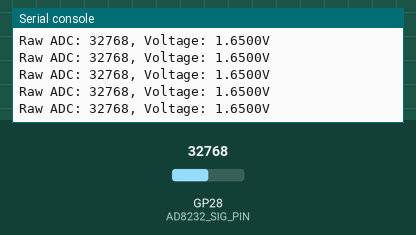
A program run on a simulated Raspberry Pi Pico running MicroPython. Parts: the last lines printed to the serial console. Inputs (shaded band) come from the test bench; at power-on: GP28 (AD8232_SIG_PIN) = 32768 (analog values on the 0–65535 scale).

Above: at 1.2 s.
1.3 s: GP28 (AD8232_SIG_PIN) set to 45874
At 2.3 s:
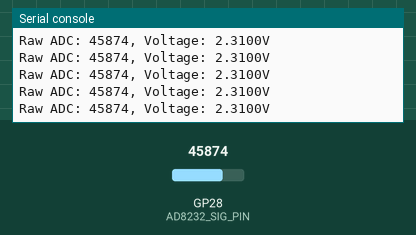
2.8 s: GP28 (AD8232_SIG_PIN) set to 57670
At 3.3 s:
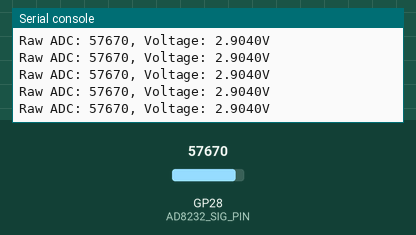
Timing chart, 0 to 5.8 s (numbered marks = the images above; inputs shaded):
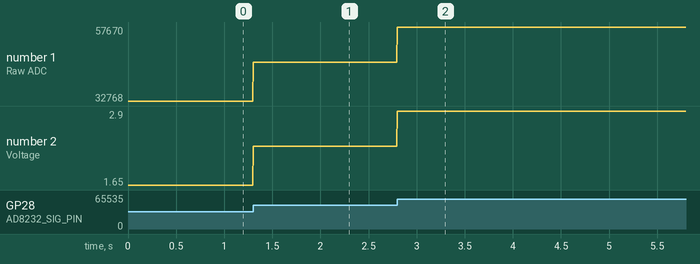

Measured:
- after the input at 1.3 s, the serial console: prints a new line at once (image 1)
- after the input at 2.8 s, the serial console: prints a new line at once (image 2)
- plotted number 1: 32768 → 45874 after the input at 1.3 s, 45874 → 57670 after the input at 2.8 s
- plotted number 2: 1.65 → 2.31 after the input at 1.3 s, 2.31 → 2.9 after the input at 2.8 s

The program:

ad8232.py
```python
from machine import ADC, Pin
import time

# --- Pin Definitions ---
AD8232_SIG_PIN = 28  # Connect AD8232 SIG to Pico GP26 (ADC0)

# --- Initialize ADC Pin ---
adc = ADC(Pin(AD8232_SIG_PIN))

print("AD8232 ECG Sensor Reading (SIG pin)")
print("---------------------------------")

# --- Main Loop to Read Data ---
try:
    while True:
        # Read analog value from AD8232 SIG
        raw_value = adc.read_u16() # Reads a 16-bit unsigned integer (0-65535)

        # Convert raw value to voltage (Pico ADC is 3.3V max)
        # The AD8232's output is typically centered around VCC/2 (e.g., 3.3V/2 = 1.65V)
        # and swings positively and negatively around that. The Pico ADC only reads 0V to 3.3V.
        # This is fine, as the AD8232 usually biases its output appropriately for single-supply ADCs.
        voltage = raw_value * (3.3 / 65535)

        print(f"Raw ADC: {raw_value}, Voltage: {voltage:.4f}V")

        time.sleep(0.005) # Small delay for continuous reading

except KeyboardInterrupt:
    print("\nRecording stopped.")
```
